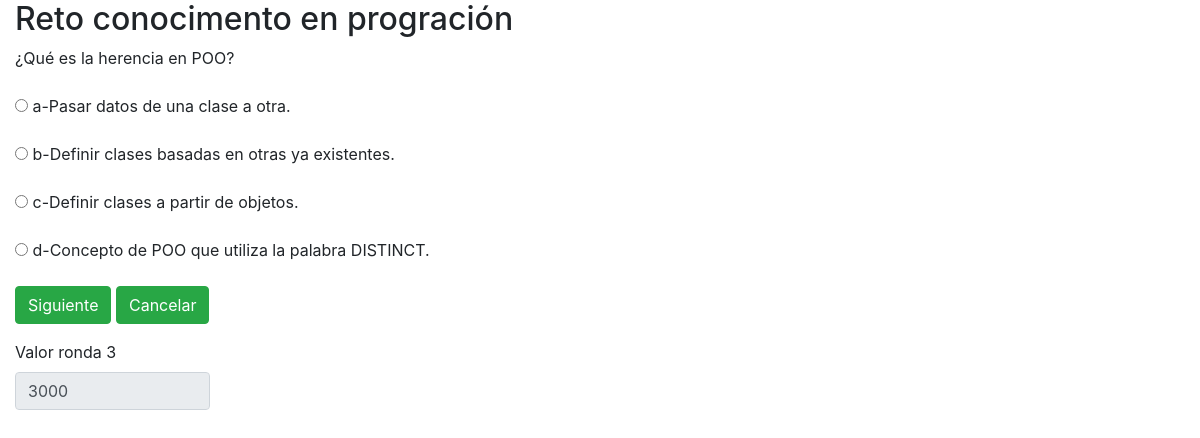
The app's page /view/frmRonda3.php with its own data.
### tables this page shows
CREATE TABLE `pregunta` (
  `id` int(11) NOT NULL,
  `categoria` int(11) NOT NULL,
  `descripcion` varchar(2000) NOT NULL,
  `solucion` varchar(10) DEFAULT NULL
);

CREATE TABLE `opcion` (
  `id` int(10) NOT NULL,
  `idPregunta` int(11) NOT NULL,
  `idCategoria` int(11) NOT NULL,
  `op1` varchar(2000) DEFAULT NULL,
  `op2` varchar(2000) DEFAULT NULL,
  `op3` varchar(2000) DEFAULT NULL,
  `op4` varchar(2000) DEFAULT NULL
);

### db/conectar.php (called while the page is built, shortened)
<?php
    class Conectar {
        private $host;
        private $db;
        private $user;
        private $password;
        private $charset;
        public function __construct(){
            $this->host = SERVIDOR;
            $this->db = NAMEDB;
            $this->user = USER;
            $this->password = PASSWORD;
            $this->charset = CHARSET;
        }
        function connect(){
            try {
                $conexion="mysql:host=".$this->host.";dbname=".$this->db.";charset"
            .$this->charset;
                $options = [
                    PDO::ATTR_ERRMODE => PDO::ERRMODE_EXCEPTION,
                    PDO::ATTR_EMULATE_PREPARES => false,
                    PDO::ATTR_PERSISTENT => true
                ];
                $pdo = new PDO($conexion, $this->user, $this->password, $options);
                return $pdo;
            } catch(PDOExcepcion $e) {
    ?>
                <script>alert('Hay Problemas para realizar la conexión')</script>
    <?php
            }
        }
    }
?>

### view/frmRonda3.php (the view, shortened to what this page needs)
<!DOCTYPE html>
<html lang="en">
    <head>
        <link rel="stylesheet" href="https://stackpath.bootstrapcdn.com/bootstrap/4.1.3/css/bootstrap.min.css">
    </head>
    <body>
        <?php
        require('../db/conectar.php');
        $conexionDB = new conectar();
        $valor = 3000;
        $rand =rand(1,5);
        $ronda = 3;
            $sql1 = "SELECT descripcion, solucion from pregunta WHERE id = '$rand' AND categoria = '$ronda';";
            $sql1 = $conexionDB->connect()->prepare($sql1);
            $sql1->execute();
            $results1 = $sql1->fetchAll(PDO::FETCH_ASSOC);
            $sql = "SELECT op1,op2,op3,op4 FROM opcion
            WHERE idPregunta ='$rand' AND idCategoria = '$ronda';
            ";
            $sql = $conexionDB->connect()->prepare($sql);
            $sql->execute();
            $results = $sql->fetchAll(PDO::FETCH_ASSOC);
                $valor =isset($_GET['valor']) + $valor;
        ?>
<div class="container-fluid">
    <div class="row" id="map_section">
        <div class="col-12">
        <h2>Reto conocimento en progración</h2>
            <form action="../controller/ctrRonda.php" method="post">
                <div class="form-group ">
                    <label><?php echo $results1[0]['descripcion']; ?></label>
                </div>
                <div class="form-group ">
                    <input type="radio" id="a" name="op" value="a" >
                    <label for="b"><?php echo $results[0]['op1']; ?></label>
                </div>
                <div class="form-group ">
                    <input type="radio" id="a" name="op" value="b" >
                    <label for="b"><?php echo $results[0]['op2']; ?></label>
                </div>
                <div class="form-group ">
                    <input type="radio" id="a" name="op" value="c" >
                    <label for="c"><?php echo $results[0]['op3']; ?></label>
                </div>
                <div class="form-group ">
                    <input type="radio" id="a" name="op" value="d" >
                    <label for="d"><?php echo $results[0]['op4']; ?></label>
                </div>
                <div class="form-group row-md-2">
                    <button class="btn btn-success" name="btnSiguiente">Siguiente</button>
                    <button class="btn btn-success" name="btnCancelar">Cancelar</button>
                </div>
                <label>Valor ronda <?php echo $ronda;?></label>
                <input class="form-control col-2" type="text" name="valor" value='<?php echo $valor?>' readonly>
            </form>
        </div>
    </div>
</div>
    </body>
</html>

### records on screen
pregunta: descripcion "¿Qué es la herencia en POO?"
opcion: op1 "a-Pasar datos de una clase a otra.", op2 "b-Definir clases basadas en otras ya existentes.", op3 "c-Definir clases a partir de objetos.", op4 "d-Concepto de POO que utiliza la palabra DISTINCT."

### other values on screen
$ronda "3"
